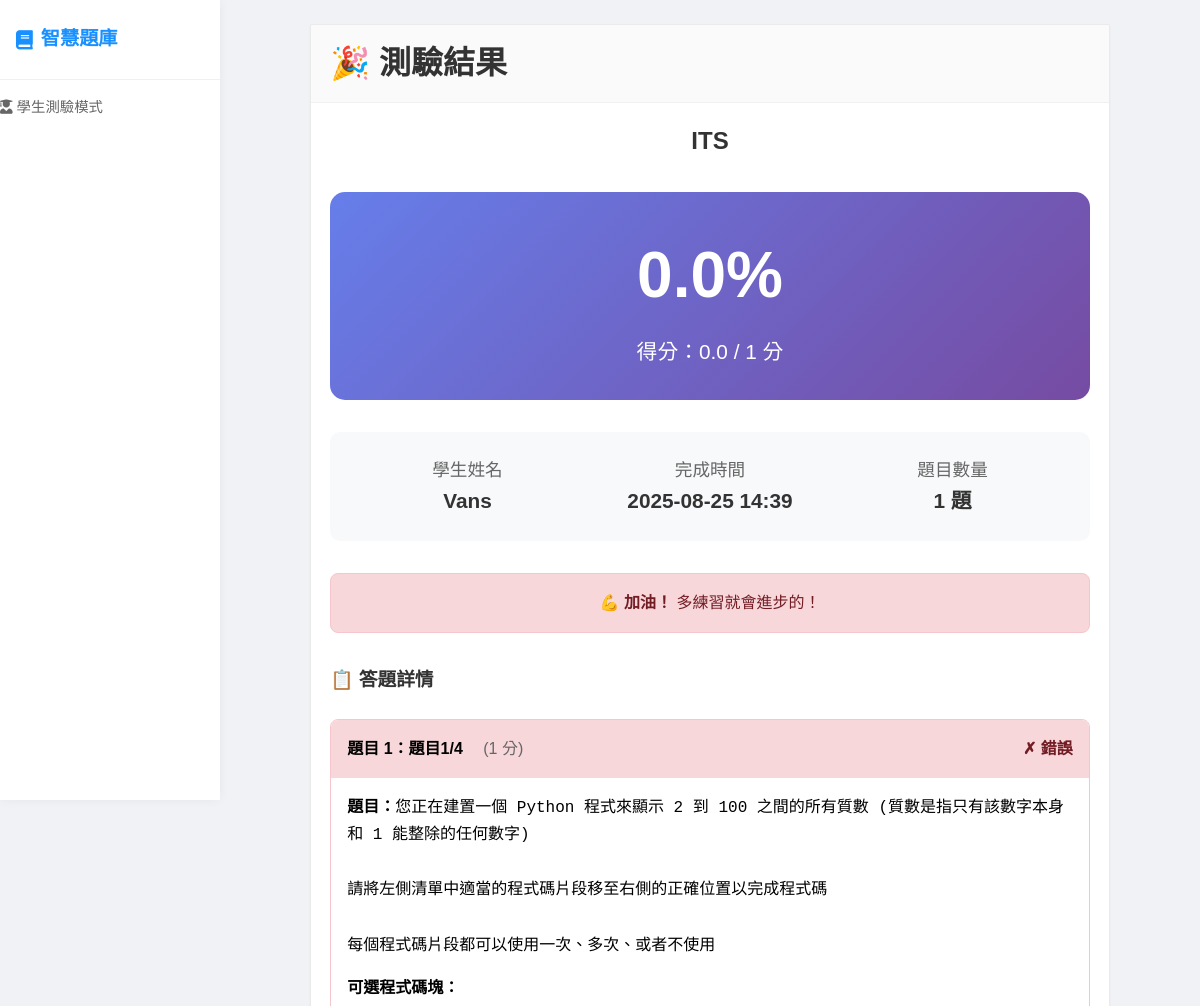
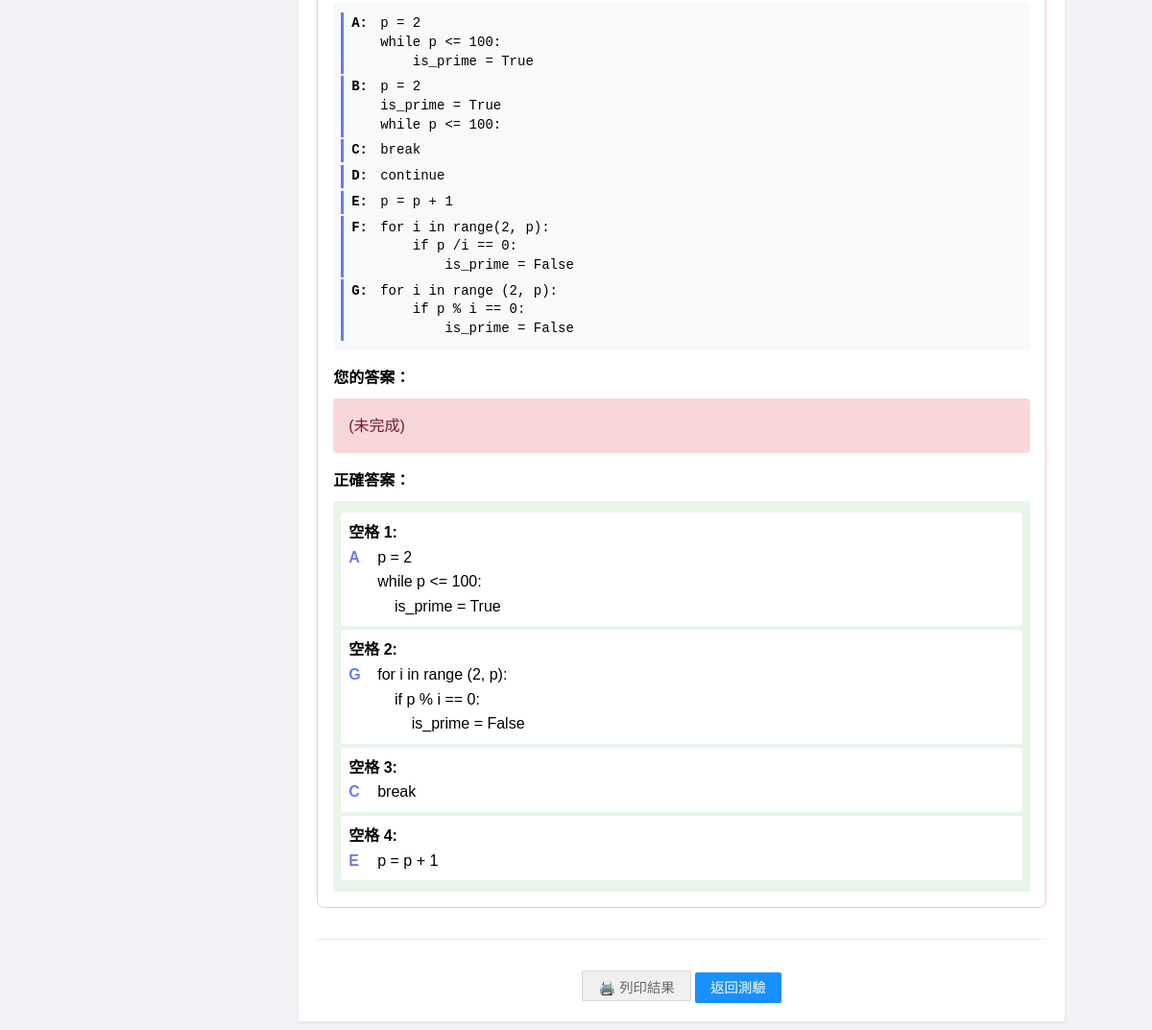
The app's page /result/1, older data (2 pictures, top to bottom).
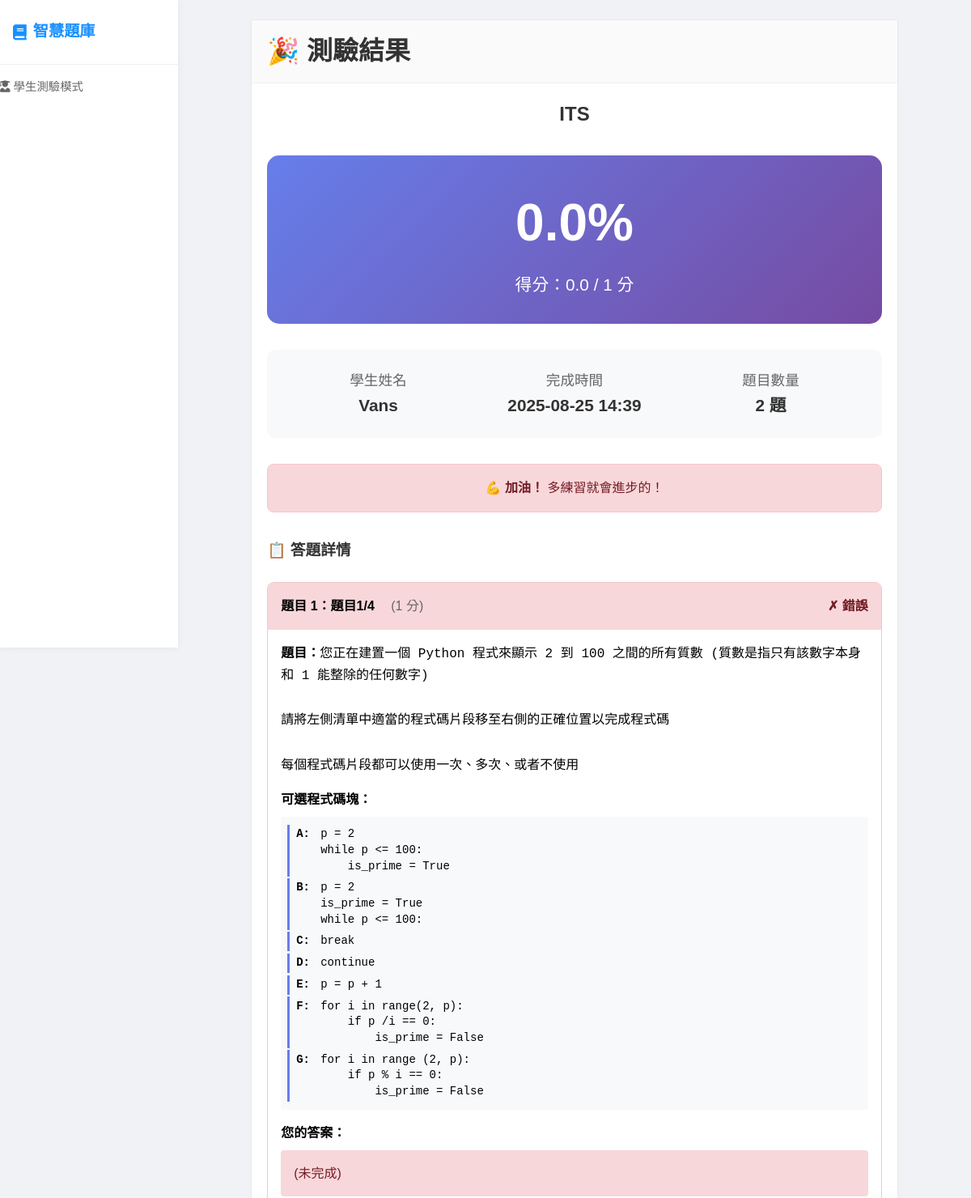
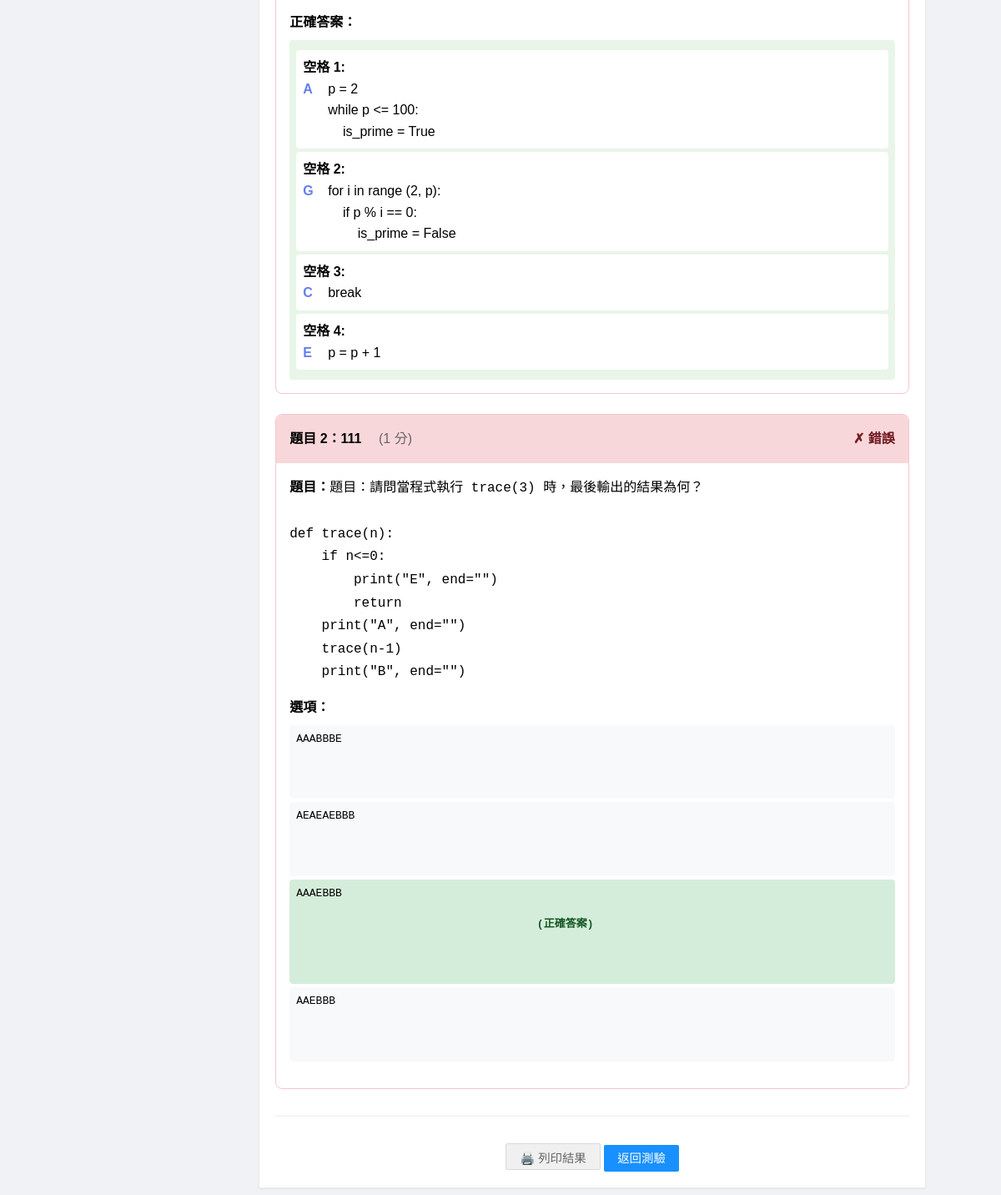
The same page, newer data (2 pictures, top to bottom).
### app.py (models this page shows)
class Question(db.Model):
    id = db.Column(db.Integer, primary_key=True)
    title = db.Column(db.String(200), nullable=False)
    question_text = db.Column(db.Text, nullable=False)
    question_type = db.Column(db.String(50), nullable=False)  # single_choice, multiple_choice, fill_blank, dropdown, parsons
    question_data = db.Column(db.Text)  # JSON格式儲存選項、正確答案等
    points = db.Column(db.Integer, default=1)
    order_index = db.Column(db.Integer, default=0)
    quiz_bank_id = db.Column(db.Integer, db.ForeignKey('quiz_bank.id'), nullable=False)
    created_at = db.Column(db.DateTime, default=datetime.utcnow)

### app.py (the view)
@app.route('/result/<int:submission_id>')
def view_result(submission_id):
    submission = Submission.query.get_or_404(submission_id)
    questions = Question.query.filter_by(quiz_bank_id=submission.quiz_bank_id).order_by(Question.order_index).all()
    student_answers = json.loads(submission.answers) if submission.answers else {}
    return render_template('result.html', submission=submission, questions=questions, student_answers=student_answers)

### app.py (called while the page is built)
@app.template_filter('from_json')
def from_json_filter(value):
    try:
        return json.loads(value) if value else {}
    except:
        return {}

### templates/result.html (shortened to what the changed rows need)
{% extends "quiz_base.html" %}
{% block content %}
<div style="max-width: 800px; margin: 0 auto;">
    <div class="card">
        <div class="card-header">
            <h1 style="margin: 0;">🎉 測驗結果</h1>
        </div>
        <div class="card-body">
            <div style="text-align: center; margin-bottom: 2rem;">
                <h2 style="color: #333; margin-bottom: 1rem;">{{ submission.quiz_bank.title }}</h2>
                <div style="background: #f8f9fa; padding: 1.5rem; border-radius: 10px; margin-bottom: 2rem;">
                    <div style="display: grid; grid-template-columns: repeat(auto-fit, minmax(150px, 1fr)); gap: 1rem; text-align: center;">
                        <div>
                            <div style="font-size: 1.1rem; color: #666;">題目數量</div>
                            <div style="font-size: 1.3rem; font-weight: bold; color: #333;">{{ submission.quiz_bank.questions|length }} 題</div>
                        </div>
                    </div>
                </div>
                {% set percentage = (submission.score / submission.total_points * 100) if submission.total_points > 0 else 0 %}
            </div>
            <div style="margin-top: 2rem;">
                {% set student_answers = student_answers if student_answers is defined else submission.answers | from_json %}
                {% for question in submission.quiz_bank.questions %}
                {% set question_data = question.question_data | from_json %}
                {% set user_answer = student_answers.get(question.id|string) %}
                {% set is_correct = false %}
                {% if question.question_type in ['single_choice', 'dropdown'] %}
                    {% set correct_answer = question_data.get('correct_answer') %}
                    {% set is_correct = false %}
                    {% if user_answer == correct_answer %}
                        {% set is_correct = true %}
                    {% elif (user_answer|string) == (correct_answer|string) %}
                        {% set is_correct = true %}
                    {% elif (user_answer|string).strip() == (correct_answer|string).strip() %}
                        {% set is_correct = true %}
                    {% else %}
                        {% set user_normalized = (user_answer|string).replace('\r\n', '\n').replace('\r', '\n').strip() if user_answer else "" %}
                        {% set correct_normalized = (correct_answer|string).replace('\r\n', '\n').replace('\r', '\n').strip() if correct_answer else "" %}
                        {% if user_normalized == correct_normalized %}
                            {% set is_correct = true %}
                        {% endif %}
                    {% endif %}
                {% elif question.question_type == 'multiple_choice' %}
                    {% set correct_answers = question_data.get('correct_answers', []) %}
                    {% set user_answers_set = user_answer if user_answer is iterable and user_answer is not string else [] %}
                    {% set is_correct = (user_answers_set|sort == correct_answers|sort) %}
                {% elif question.question_type == 'fill_blank' %}
                    {% set correct_answer = question_data.get('correct_answer', '').lower().strip() %}
                    {% set user_answer_clean = (user_answer or '').lower().strip() %}
                    {% set is_correct = (user_answer_clean == correct_answer) %}
                {% elif question.question_type == 'parsons' %}
                    {% set correct_slot_answers = question_data.get('slot_answers', {}) %}
                    {% set user_slot_answers = user_answer.get('slot_answers', {}) if user_answer is mapping else {} %}
                    {% set is_correct = true %}
                    {% for slot_num, correct_label in correct_slot_answers.items() %}
                        {% if user_slot_answers.get(slot_num) != correct_label %}
                            {% set is_correct = false %}
                        {% endif %}
                    {% endfor %}
                    {% if user_slot_answers|length != correct_slot_answers|length %}
                        {% set is_correct = false %}
                    {% endif %}
                {% endif %}
                <div class="question-result" style="border: 1px solid {{ '#c3e6cb' if is_correct else '#f5c6cb' }}; border-radius: 8px; margin-bottom: 1.5rem; overflow: hidden;">
                    <div style="background: {{ '#d4edda' if is_correct else '#f8d7da' }}; padding: 1rem; display: flex; justify-content: space-between; align-items: center;">
                        <div>
                            <strong>題目 {{ loop.index }}：{{ question.title }}</strong>
                            <span style="margin-left: 1rem; color: #666;">({{ question.points }} 分)</span>
                        </div>
                        <div style="font-weight: bold; color: {{ '#155724' if is_correct else '#721c24' }};">
                            {{ '✓ 正確' if is_correct else '✗ 錯誤' }}
                        </div>
                    </div>
                    <div style="padding: 1rem;">
                        <div style="margin-bottom: 1rem;">
                            <strong>題目：</strong><span style="white-space: pre-wrap; font-family: Consolas, monospace;">{{ question.question_text | trim }}</span>
                        </div>
                        {% if question.question_type in ['single_choice', 'multiple_choice'] %}
                        <div style="margin-bottom: 1rem;">
                            <strong>選項：</strong>
                            <div style="margin-top: 0.5rem;">
                                {% for option in question_data.options %}
                                {% if question.question_type == 'single_choice' %}
                                    {% set option_clean = (option|string).strip() %}
                                    {% set user_answer_clean = (user_answer|string).strip() %}
                                    {% set is_user_choice = option_clean == user_answer_clean %}
                                {% else %}
                                    {% set is_user_choice = (user_answer and (option in user_answer)) %}
                                {% endif %}
                                {% if question.question_type == 'single_choice' %}
                                    {% set correct_answer = question_data.get('correct_answer') %}
                                    {% set is_correct_option = (option|string).strip() == (correct_answer|string).strip() %}
                                {% else %}
                                    {% set is_correct_option = option in question_data.get('correct_answers', []) %}
                                {% endif %}
                                <div style="padding: 0.5rem; margin: 0.25rem 0; border-radius: 4px;
                                     white-space: pre; font-family: Consolas, monospace; font-size: 13px; line-height: 1.4;
                                     text-indent: 0; margin-left: 0; overflow-x: auto;
                                     background: {% if is_correct_option %}#d4edda{% elif is_user_choice %}#f8d7da{% else %}#f8f9fa{% endif %};">{{ option }}
                                    {% if is_correct_option %}
                                    <span style="color: #155724; font-weight: bold;"> (正確答案)</span>
                                    {% endif %}
                                </div>
                                {% endfor %}
                            </div>
                        </div>
                        {% elif question.question_type == 'parsons' %}
                        <div style="margin-bottom: 1rem;">
                            <strong>可選程式碼塊：</strong>
                            <div style="font-family: Consolas, monospace; background: #f8f9fa; padding: 0.5rem; border-radius: 4px; margin-top: 0.5rem;">
                                {% for label in question_data.code_blocks.keys() | sort %}
                                <div style="padding: 0.15rem 0; border-left: 3px solid #667eea; padding-left: 0.5rem; margin: 0.15rem 0; overflow-x: auto; font-family: Consolas, monospace; font-size: 14px; line-height: 1.4; height: auto; min-height: 0;">
                                    <div style="display: flex; align-items: flex-start;">
                                        <strong style="display: inline-block; width: 30px; flex-shrink: 0;">{{ label }}:</strong>
                                        <div style="text-align: left; flex-grow: 1; white-space: pre;">{{ question_data.code_blocks[label] | safe }}</div>
                                    </div>
                                </div>
                                {% endfor %}
                            </div>
                        </div>
                        <div style="margin-bottom: 1rem;">
                            <strong>您的答案：</strong>
                            <div style="background: {{ '#d4edda' if is_correct else '#f8d7da' }}; padding: 0.5rem; border-radius: 4px; margin-top: 0.5rem;">
                                {% if user_answer is mapping and user_answer.slot_answers %}
                                    {% for i in range(1, question_data.answer_slots + 1) %}
                                    {% set user_label = user_answer.slot_answers.get(i|string, '') %}
                                    {% set correct_label = question_data.slot_answers.get(i|string, '') %}
                                    {% set is_slot_correct = user_label == correct_label %}
                                    <div style="padding: 0.5rem; margin: 0.25rem 0; background: {{ '#e8f5e8' if is_slot_correct else '#ffeaea' }}; border-radius: 4px;">
                                        <strong>空格 {{ i }}:</strong>
                                        {% if user_label %}
                                            <div style="display: flex; align-items: flex-start;">
                                                <span style="color: #667eea; font-weight: bold; display: inline-block; width: 30px; flex-shrink: 0;">{{ user_label }}</span>
                                                <div style="text-align: left; flex-grow: 1; white-space: pre;">{{ question_data.code_blocks.get(user_label, '(未知)') | safe }}</div>
                                            </div>
                                            {% if is_slot_correct %}
                                            <span style="color: #27ae60; margin-left: 1rem;">✓ 正確</span>
                                            {% else %}
                                            <span style="color: #e74c3c; margin-left: 1rem;">✗ 錯誤</span>
                                            {% endif %}
                                        {% else %}
                                            <span style="color: #666;">(未填寫)</span>
                                        {% endif %}
                                    </div>
                                    {% endfor %}
                                {% else %}
                                    <div style="color: #721c24; padding: 0.5rem;">(未完成)</div>
                                {% endif %}
                            </div>
                        </div>
                        <div>
                            <strong>正確答案：</strong>
                            <div style="background: #e8f5e8; padding: 0.5rem; border-radius: 4px; margin-top: 0.5rem;">
                                {% for i in range(1, question_data.answer_slots + 1) %}
                                {% set correct_label = question_data.slot_answers.get(i|string, '') %}
                                <div style="padding: 0.5rem; margin: 0.25rem 0; background: white; border-radius: 4px;">
                                    <strong>空格 {{ i }}:</strong>
                                    <div style="display: flex; align-items: flex-start;">
                                        <span style="color: #667eea; font-weight: bold; display: inline-block; width: 30px; flex-shrink: 0;">{{ correct_label }}</span>
                                        <div style="text-align: left; flex-grow: 1; white-space: pre;">{{ question_data.code_blocks.get(correct_label, '') | safe }}</div>
                                    </div>
                                </div>
                                {% endfor %}
                            </div>
                        </div>
                        {% endif %}
                    </div>
                </div>
                {% endfor %}
            </div>
        </div>
    </div>
</div>
{% endblock %}

Row changes from the older to the newer data that the page shows:
added Question: title "111", points "1", value "✗ 錯誤", question_text "題目：請問當程式執行 trace(3) 時，最後輸出的結果為何？ def trace(n): if n<=0: print(\"E\", end=\"\") return print(\"A\", end=\"\") trace(n-1) print(\"B\", end=\"\")", options "AAABBBE" "AEAEAEBBB" "AAAEBBB" "AAEBBB"
Text that changed along with them:
{{ submission.quiz_bank.questions|length }}: "1" → "2"
